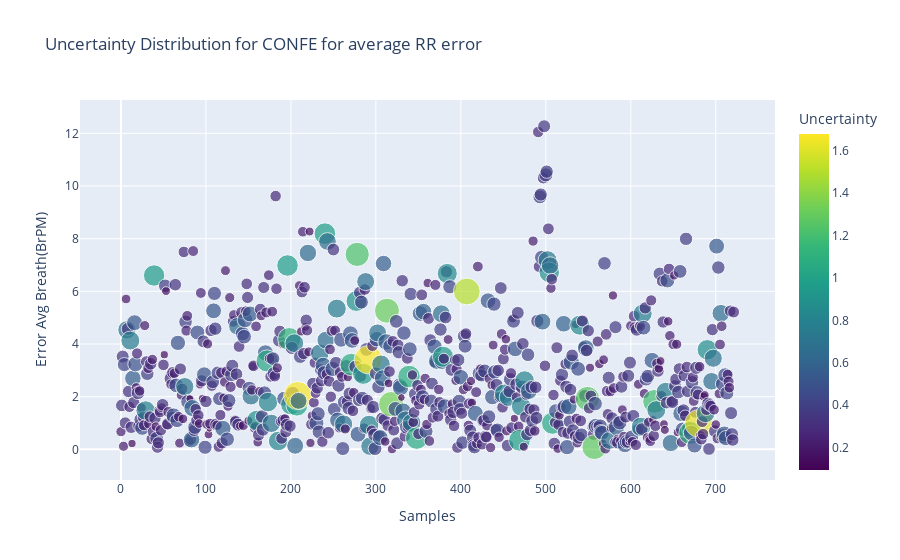
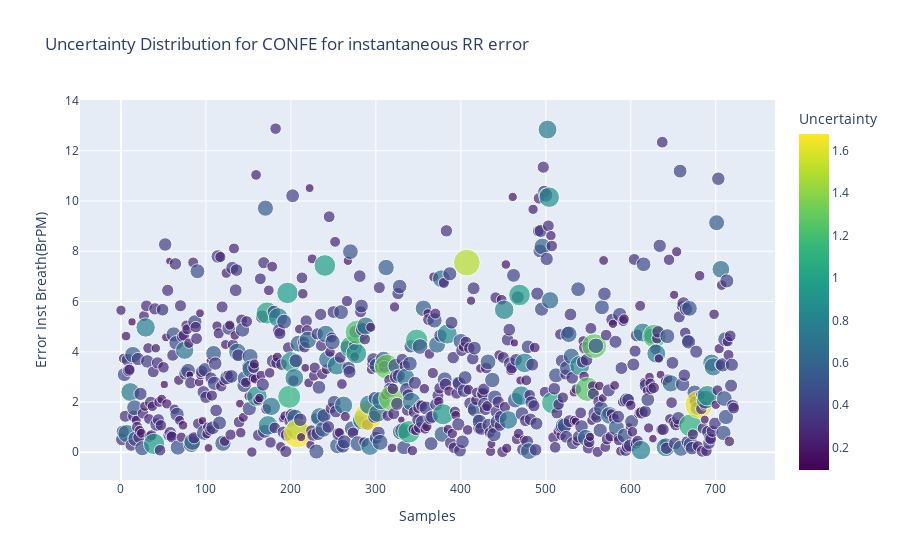

Notebook source saved alongside these figures, in order:
### Code cell
if input_conf == 'confe':
    fig1 = px.scatter(data_confe,x = 'Samples', y="Error Avg Breath(BrPM)",title="Uncertainty Distribution for "+input_conf.upper()+ " for average RR error" ,
                     color="Uncertainty", color_continuous_scale=px.colors.sequential.Viridis,size = "Uncertainty")
    #fig1.update_traces(marker=dict(size=10 ),selector=dict(mode='markers'))
    
    fig2 = px.scatter(data_confe,x = 'Samples', y="Error Inst Breath(BrPM)",title="Uncertainty Distribution for "+input_conf.upper()+ " for instantaneous RR error" ,
                     color="Uncertainty", color_continuous_scale=px.colors.sequential.Viridis,size = "Uncertainty")
    #fig2.update_traces(marker=dict(size=10),selector=dict(mode='markers'))
    fig1.show()
    fig2.show()

### Figure 1 — Plotly figure (JSON) as saved in the notebook; plotly's stock layout.template omitted (floating-point values rounded to 4 significant figures; data arrays with more than 128 entries replaced by an {"elided": "..."} marker saying what was removed)
{"data": [{"hovertemplate": "Samples=%{x}<br>Error Avg Breath(BrPM)=%{y}<br>Uncertainty=%{marker.color}<extra></extra>", "legendgroup": "", "marker": {"color": {"elided": "722 float values"}, "coloraxis": "coloraxis", "size": {"elided": "722 float values"}, "sizemode": "area", "sizeref": 0.004199, "symbol": "circle"}, "mode": "markers", "name": "", "orientation": "v", "showlegend": false, "type": "scatter", "x": {"elided": "722 int values"}, "xaxis": "x", "y": {"elided": "722 float values"}, "yaxis": "y"}], "layout": {"coloraxis": {"colorbar": {"title": {"text": "Uncertainty"}}, "colorscale": [[0, "#440154"], [0.1111, "#482878"], [0.2222, "#3e4989"], [0.3333, "#31688e"], [0.4444, "#26828e"], [0.5556, "#1f9e89"], [0.6667, "#35b779"], [0.7778, "#6ece58"], [0.8889, "#b5de2b"], [1, "#fde725"]]}, "legend": {"itemsizing": "constant", "tracegroupgap": 0}, "title": {"text": "Uncertainty Distribution for CONFE for average RR error"}, "xaxis": {"anchor": "y", "domain": [0, 1], "title": {"text": "Samples"}}, "yaxis": {"anchor": "x", "domain": [0, 1], "title": {"text": "Error Avg Breath(BrPM)"}}}}

### Figure 2 — Plotly figure (JSON) as saved in the notebook; plotly's stock layout.template omitted (floating-point values rounded to 4 significant figures; data arrays with more than 128 entries replaced by an {"elided": "..."} marker saying what was removed)
{"data": [{"hovertemplate": "Samples=%{x}<br>Error Inst Breath(BrPM)=%{y}<br>Uncertainty=%{marker.color}<extra></extra>", "legendgroup": "", "marker": {"color": {"elided": "722 float values"}, "coloraxis": "coloraxis", "size": {"elided": "722 float values"}, "sizemode": "area", "sizeref": 0.004199, "symbol": "circle"}, "mode": "markers", "name": "", "orientation": "v", "showlegend": false, "type": "scatter", "x": {"elided": "722 int values"}, "xaxis": "x", "y": {"elided": "722 float values"}, "yaxis": "y"}], "layout": {"coloraxis": {"colorbar": {"title": {"text": "Uncertainty"}}, "colorscale": [[0, "#440154"], [0.1111, "#482878"], [0.2222, "#3e4989"], [0.3333, "#31688e"], [0.4444, "#26828e"], [0.5556, "#1f9e89"], [0.6667, "#35b779"], [0.7778, "#6ece58"], [0.8889, "#b5de2b"], [1, "#fde725"]]}, "legend": {"itemsizing": "constant", "tracegroupgap": 0}, "title": {"text": "Uncertainty Distribution for CONFE for instantaneous RR error"}, "xaxis": {"anchor": "y", "domain": [0, 1], "title": {"text": "Samples"}}, "yaxis": {"anchor": "x", "domain": [0, 1], "title": {"text": "Error Inst Breath(BrPM)"}}}}
